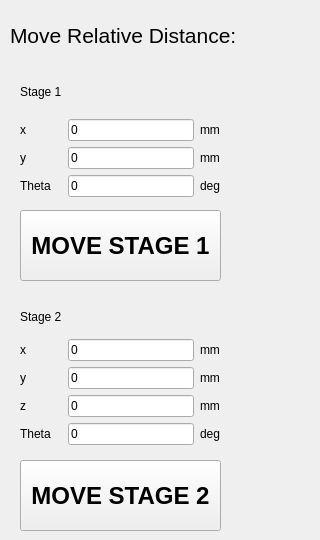
      <widget class="QWidget" name="RelativeMove">
       <widget class="QPushButton" name="stage1_relativemoveButton">
        <property name="geometry">
         <rect>
          <x>20</x>
          <y>210</y>
          <width>201</width>
          <height>71</height>
         </rect>
        </property>
        <property name="font">
         <font>
          <pointsize>18</pointsize>
          <weight>75</weight>
          <bold>true</bold>
         </font>
        </property>
        <property name="toolTip">
         <string>Move Stage Relative Distance</string>
        </property>
        <property name="text">
         <string>MOVE STAGE 1</string>
        </property>
       </widget>
       <widget class="QLabel" name="label_8">
        <property name="geometry">
         <rect>
          <x>10</x>
          <y>10</y>
          <width>301</width>
          <height>51</height>
         </rect>
        </property>
        <property name="font">
         <font>
          <pointsize>16</pointsize>
         </font>
        </property>
        <property name="text">
         <string>Move Relative Distance:</string>
        </property>
       </widget>
       <widget class="QWidget" name="gridLayoutWidget_2">
        <property name="geometry">
         <rect>
          <x>20</x>
          <y>70</y>
          <width>201</width>
          <height>127</height>
         </rect>
        </property>
        <layout class="QGridLayout" name="gridLayout_2">
         <item row="0" column="0">
          <widget class="QLabel" name="label_5">
           <property name="text">
            <string>Stage 1</string>
           </property>
          </widget>
         </item>
         <item row="1" column="0">
          <widget class="QLabel" name="label_6">
           <property name="text">
            <string>x</string>
           </property>
          </widget>
         </item>
         <item row="1" column="1">
          <widget class="QLineEdit" name="stage1_x_rel_edit">
           <property name="text">
            <string>0</string>
           </property>
          </widget>
         </item>
         <item row="4" column="1">
          <widget class="QLineEdit" name="stage1_theta_rel_edit">
           <property name="text">
            <string>0</string>
           </property>
          </widget>
         </item>
         <item row="3" column="1">
          <widget class="QLineEdit" name="stage1_y_rel_edit">
           <property name="text">
            <string>0</string>
           </property>
          </widget>
         </item>
         <item row="3" column="0">
          <widget class="QLabel" name="label_7">
           <property name="text">
            <string>y</string>
           </property>
          </widget>
         </item>
         <item row="4" column="0">
          <widget class="QLabel" name="label_9">
           <property name="text">
            <string>Theta</string>
           </property>
          </widget>
         </item>
         <item row="1" column="2">
          <widget class="QLabel" name="label_10">
           <property name="text">
            <string>mm</string>
           </property>
          </widget>
         </item>
         <item row="3" column="2">
          <widget class="QLabel" name="label_11">
           <property name="text">
            <string>mm</string>
           </property>
          </widget>
         </item>
         <item row="4" column="2">
          <widget class="QLabel" name="label_25">
           <property name="text">
            <string>deg</string>
           </property>
          </widget>
         </item>
        </layout>
       </widget>
       <widget class="QWidget" name="gridLayoutWidget_6">
        <property name="geometry">
         <rect>
          <x>20</x>
          <y>300</y>
          <width>201</width>
          <height>145</height>
         </rect>
        </property>
        <layout class="QGridLayout" name="gridLayout_7">
         <item row="1" column="1">
          <widget class="QLineEdit" name="stage2_x_rel_edit">
           <property name="text">
            <string>0</string>
           </property>
          </widget>
         </item>
         <item row="1" column="0">
          <widget class="QLabel" name="label_27">
           <property name="text">
            <string>x</string>
           </property>
          </widget>
         </item>
         <item row="5" column="1">
          <widget class="QLineEdit" name="stage2_theta_rel_edit">
           <property name="text">
            <string>0</string>
           </property>
          </widget>
         </item>
         <item row="3" column="0">
          <widget class="QLabel" name="label_28">
           <property name="text">
            <string>y</string>
           </property>
          </widget>
         </item>
         <item row="5" column="0">
          <widget class="QLabel" name="label_29">
           <property name="text">
            <string>Theta</string>
           </property>
          </widget>
         </item>
         <item row="3" column="1">
          <widget class="QLineEdit" name="stage2_y_rel_edit">
           <property name="text">
            <string>0</string>
           </property>
          </widget>
         </item>
         <item row="1" column="2">
          <widget class="QLabel" name="label_30">
           <property name="text">
            <string>mm</string>
           </property>
          </widget>
         </item>
         <item row="5" column="2">
          <widget class="QLabel" name="label_32">
           <property name="text">
            <string>deg</string>
           </property>
          </widget>
         </item>
         <item row="3" column="2">
          <widget class="QLabel" name="label_31">
           <property name="text">
            <string>mm</string>
           </property>
          </widget>
         </item>
         <item row="0" column="0">
          <widget class="QLabel" name="label_26">
           <property name="text">
            <string>Stage 2</string>
           </property>
          </widget>
         </item>
         <item row="4" column="0">
          <widget class="QLabel" name="label_33">
           <property name="text">
            <string>z</string>
           </property>
          </widget>
         </item>
         <item row="4" column="1">
          <widget class="QLineEdit" name="stage2_z_rel_edit">
           <property name="text">
            <string>0</string>
           </property>
          </widget>
         </item>
         <item row="4" column="2">
          <widget class="QLabel" name="label_34">
           <property name="text">
            <string>mm</string>
           </property>
          </widget>
         </item>
        </layout>
       </widget>
       <widget class="QPushButton" name="stage2_relativemoveButton">
        <property name="geometry">
         <rect>
          <x>20</x>
          <y>460</y>
          <width>201</width>
          <height>71</height>
         </rect>
        </property>
        <property name="font">
         <font>
          <pointsize>18</pointsize>
          <weight>75</weight>
          <bold>true</bold>
         </font>
        </property>
        <property name="toolTip">
         <string>Move Stage Relative Distance</string>
        </property>
        <property name="text">
         <string>MOVE STAGE 2</string>
        </property>
       </widget>
      </widget>
